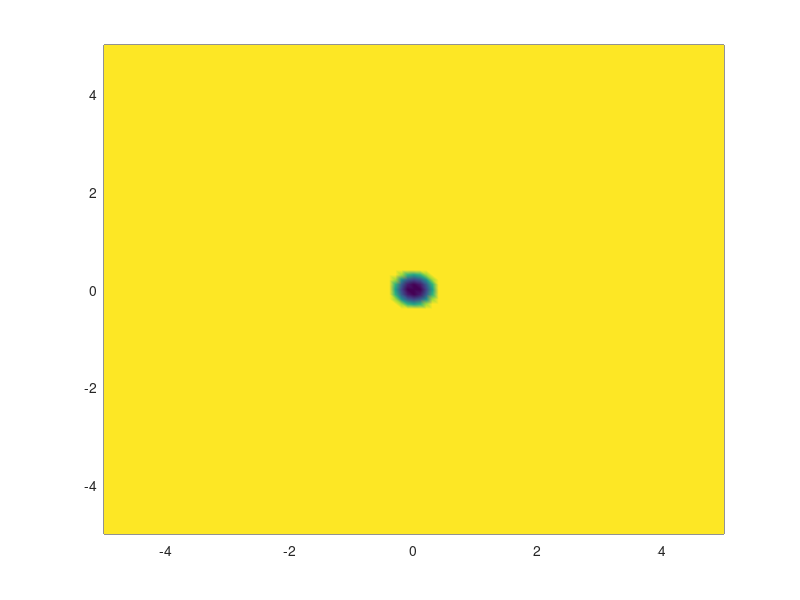

This chart was generated by the following MATLAB code:
clearvars; close all; clc; 

dx =0.1 ; 
[xg,yg]=meshgrid(-5:dx:5,-5:dx:5);

sz = xg.^2 + yg.^2 ;
sz(sz<0.01) = 0.01 ; 
sz(sz>0.15) = 0.15 ; 
figure; pcolor(xg,yg,sz); shading interp
min(sz(:))
max(sz(:))

%% HEADER LOOKS LIKE THE BELOW LINE 
% 62   READ(1,*) SzFx%Ni,SzFx%Nj,SzFx%delta,SzFx%x0y0(1),SzFx%x0y0(2)
fid = fopen('MeshSizes.txt','w') ; 
fprintf(fid,'%d %d %f %f %f\n',101,101,0.1,-5.0,-5.0) ; 
for i = 1 : 101
    for j = 1 : 101 
       fprintf(fid,'%f ',sz(i,j)) ; 
    end
    fprintf(fid,'\n') ; 
end
fclose(fid) ;

fid = fopen('ElongSizes.txt','w') ; 
fprintf(fid,'%d %d %f %f %f\n',101,101,0.1,-5.0,-5.0) ; 
for i = 1 : 101
    for j = 1 : 101 
       fprintf(fid,'%f ', 10.0); 
    end
    fprintf(fid,'\n') ; 
end
fclose(fid) ;

fid = fopen('Angles.txt','w') ;
fprintf(fid,'%d %d %f %f %f\n',101,101,0.1,-5.0,-5.0) ; 
for i = 1 : 101
    for j = 1 : 101 
       fprintf(fid,'%f ',45.0) ; 
    end
    fprintf(fid,'\n') ; 
end
fclose(fid) ;
